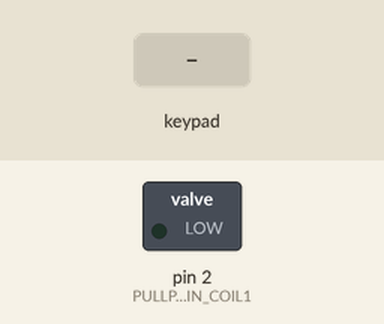
Simulated run of this sketch. Board: Arduino Uno, built with avr-gcc and run on an emulated ATmega328P. Shown: switched loads named in the sketch (green lamp = pin HIGH). Wiring (inferred from the names in the program): 4×3 keypad with keys 1 2 3 4 5 6 7 8 9 * 0 #: rows pin 6, pin 7, pin 8, pin 9; columns pin 3, pin 4, pin 5. The inputs (shaded band) are chosen by the test bench. What the sketch prints to the serial monitor is not drawn.

Above: at 1.2 s.
1.3 s: keypad keys 1 2 3 4 pressed 0.4 s apart
At 3.1 s:
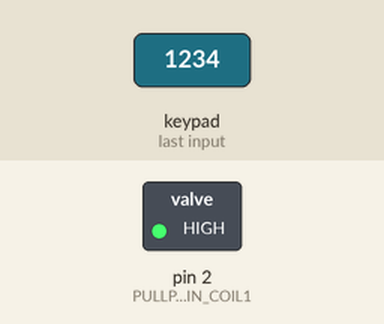
5.9 s: key '*' pressed
7.4 s: key '#' pressed
Timing chart, 0 to 10.4 s (numbered marks = the images above; inputs shaded):
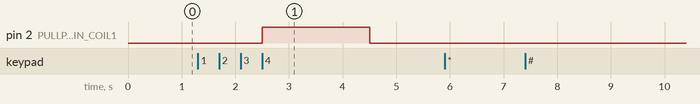

Measured:
- after the input at 1.3 s, pin 2 (PULLPUSHSOLENOIDLARGE_PIN_COIL1): LOW → HIGH after 1.2 s, → LOW 2.0 s later
- after the input at 5.9 s, every drawn part: stays the same
- after the input at 7.4 s, every drawn part: stays the same

The sketch:

code-protected_door_lock.ino
```cpp
// Include Libraries
#include "Arduino.h"
#include "KeyPad.h"


// Pin Definitions
#define KEYPADMEM3X4_PIN_COL1	3
#define KEYPADMEM3X4_PIN_COL2	4
#define KEYPADMEM3X4_PIN_COL3	5
#define KEYPADMEM3X4_PIN_ROW1	6
#define KEYPADMEM3X4_PIN_ROW2	7
#define KEYPADMEM3X4_PIN_ROW3	8
#define KEYPADMEM3X4_PIN_ROW4	9
#define PULLPUSHSOLENOIDLARGE_PIN_COIL1	2


// Global variables and defines
//Use this 2D array to map the keys as you desire
char keypadmem3x4keys[ROWS][COLS] = {
  {'1', '2', '3'},
  {'4', '5', '6'},
  {'7', '8', '9'},
  {'*', '0', '#'}
};
// object initialization

Keypad keypadmem3x4(KEYPADMEM3X4_PIN_COL1, KEYPADMEM3X4_PIN_COL2, KEYPADMEM3X4_PIN_COL3, KEYPADMEM3X4_PIN_ROW1, KEYPADMEM3X4_PIN_ROW2, KEYPADMEM3X4_PIN_ROW3, KEYPADMEM3X4_PIN_ROW4);


String keyPadCode = ""; //string to hold the keypad input
String openCode = "1234"; //this is the entry code - correct input will trigger the solenoid

// Setup the essentials for your circuit to work. It runs first every time your circuit is powered with electricity.
void setup()
{
  // Setup Serial which is useful for debugging
  // Use the Serial Monitor to view printed messages
  Serial.begin(9600);
  while (!Serial) ; // wait for serial port to connect. Needed for native USB
  Serial.println("start");

  //Initialize the keypad with selected key map
  keypadmem3x4.begin(keypadmem3x4keys);
  pinMode(PULLPUSHSOLENOIDLARGE_PIN_COIL1, OUTPUT);

}

// Main logic of your circuit. It defines the interaction between the components you selected. After setup, it runs over and over again, in an eternal loop.
void loop()
{
  // close solenoid
  digitalWrite(PULLPUSHSOLENOIDLARGE_PIN_COIL1, LOW); //Turn Solenoid off.

  //Read keypad
  char keypadmem3x4Key = keypadmem3x4.getKey();
  if (isDigit(keypadmem3x4Key) ||  keypadmem3x4Key == '*' ||  keypadmem3x4Key == '#')
  {
    // save key presses to string variable and print to monitor
    keyPadCode += keypadmem3x4Key;
    Serial.print(keypadmem3x4Key);
  }

  // check the input code, it needs to be of length 4 and equal to the openCode defined above
  if (keyPadCode.length() == 4 && !keyPadCode.compareTo(openCode))
  {
    Serial.print(keyPadCode);
    // open solenoid for 2 seconds
    digitalWrite(PULLPUSHSOLENOIDLARGE_PIN_COIL1, HIGH); //Turn Solenoid on.
    delay(2000);  //waits 2000 milliseconds (1 sec). change the value in the brackets (1000) for a longer or shorter delay in milliseconds.
    // reset string variable
    keyPadCode = "";
  }
}
```

Key.cpp
```cpp
// (licence header left out)
#include "Key.h"


// default constructor
Key::Key() {
	kchar = NO_KEY;
	kstate = IDLE;
	stateChanged = false;
}

// constructor
Key::Key(char userKeyChar) {
	kchar = userKeyChar;
	kcode = -1;
	kstate = IDLE;
	stateChanged = false;
}


void Key::key_update (char userKeyChar, KeyState userState, boolean userStatus) {
	kchar = userKeyChar;
	kstate = userState;
	stateChanged = userStatus;
}


/*
|| @changelog
|| | 1.0 2012-06-04 - Mark Stanley : Initial Release
|| #
*/
```

Key.h
```cpp
// (licence header left out)
#ifndef KEY_H
#define KEY_H

// Arduino versioning.
#if defined(ARDUINO) && ARDUINO >= 100
#include "Arduino.h"	// for digitalRead, digitalWrite, etc
#else
#include "WProgram.h"
#endif

#define OPEN LOW
#define CLOSED HIGH

typedef unsigned int uint;
typedef enum{ IDLE, PRESSED, HOLD, RELEASED } KeyState;

const char NO_KEY = '\0';

class Key {
public:
	// members
	char kchar;
	int kcode;
	KeyState kstate;
	boolean stateChanged;

	// methods
	Key();
	Key(char userKeyChar);
	void key_update(char userKeyChar, KeyState userState, boolean userStatus);

private:

};

#endif

/*
|| @changelog
|| | 1.0 2012-06-04 - Mark Stanley : Initial Release
|| #
*/
```

Keypad.cpp
```cpp
// (licence header left out)
#include "Keypad.h"

// <<constructor>> Allows custom keymap, pin configuration, and keypad sizes.
Keypad::Keypad(char *userKeymap, byte *row, byte *col, byte numRows, byte numCols) {
	rowPins = row;
	columnPins = col;
	sizeKpd.rows = numRows;
	sizeKpd.columns = numCols;

	begin(userKeymap);

	setDebounceTime(10);
	setHoldTime(500);
	keypadEventListener = 0;

	startTime = 0;
	single_key = false;
}

Keypad::Keypad(byte col1Pin,byte col2Pin,byte col3Pin,byte row1Pin,byte row2Pin,byte row3Pin,byte row4Pin)
{
   rowPinsCir[0] = row1Pin;
   rowPinsCir[1] = row2Pin;
   rowPinsCir[2] = row3Pin;
   rowPinsCir[3] = row4Pin;
   columnPinsCir[0] = col1Pin;
   columnPinsCir[1] = col2Pin;
   columnPinsCir[2] = col3Pin;

  rowPins = rowPinsCir;
  columnPins = columnPinsCir;

  sizeKpd.rows = 4;
  sizeKpd.columns = 3;

  setDebounceTime(10);
  setHoldTime(500);
  keypadEventListener = 0;

  startTime = 0;
  single_key = false;
}

// Let the user define a keymap - assume the same row/column count as defined in constructor
void Keypad::begin(char *userKeymap) {
    keymap = userKeymap;
}
// Let the user define a keymap - assume the same row/column count as defined in constructor
void Keypad::begin(char userKeymap[4][3]) {
    keymap = makeKeymap(userKeymap);
}

// Returns a single key only. Retained for backwards compatibility.
char Keypad::getKey() {
	single_key = true;

	if (getKeys() && key[0].stateChanged && (key[0].kstate==PRESSED))
		return key[0].kchar;

	single_key = false;

	return NO_KEY;
}

// Populate the key list.
bool Keypad::getKeys() {
	bool keyActivity = false;

	// Limit how often the keypad is scanned. This makes the loop() run 10 times as fast.
	if ( (millis()-startTime)>debounceTime ) {
		scanKeys();
		keyActivity = updateList();
		startTime = millis();
	}

	return keyActivity;
}

// Private : Hardware scan
void Keypad::scanKeys() {
	// Re-intialize the row pins. Allows sharing these pins with other hardware.
	for (byte r=0; r<sizeKpd.rows; r++) {
		pin_mode(rowPins[r],INPUT_PULLUP);
	}

	// bitMap stores ALL the keys that are being pressed.
	for (byte c=0; c<sizeKpd.columns; c++) {
		pin_mode(columnPins[c],OUTPUT);
		pin_write(columnPins[c], LOW);	// Begin column pulse output.
		for (byte r=0; r<sizeKpd.rows; r++) {
			bitWrite(bitMap[r], c, !pin_read(rowPins[r]));  // keypress is active low so invert to high.
		}
		// Set pin to high impedance input. Effectively ends column pulse.
		pin_write(columnPins[c],HIGH);
		pin_mode(columnPins[c],INPUT);
	}
}

// Manage the list without rearranging the keys. Returns true if any keys on the list changed state.
bool Keypad::updateList() {

	bool anyActivity = false;

	// Delete any IDLE keys
	for (byte i=0; i<LIST_MAX; i++) {
		if (key[i].kstate==IDLE) {
			key[i].kchar = NO_KEY;
			key[i].kcode = -1;
			key[i].stateChanged = false;
		}
	}

	// Add new keys to empty slots in the key list.
	for (byte r=0; r<sizeKpd.rows; r++) {
		for (byte c=0; c<sizeKpd.columns; c++) {
			boolean button = bitRead(bitMap[r],c);
			char keyChar = keymap[r * sizeKpd.columns + c];
			int keyCode = r * sizeKpd.columns + c;
			int idx = findInList (keyCode);
			// Key is already on the list so set its next state.
			if (idx > -1)	{
				nextKeyState(idx, button);
			}
			// Key is NOT on the list so add it.
			if ((idx == -1) && button) {
				for (byte i=0; i<LIST_MAX; i++) {
					if (key[i].kchar==NO_KEY) {		// Find an empty slot or don't add key to list.
						key[i].kchar = keyChar;
						key[i].kcode = keyCode;
						key[i].kstate = IDLE;		// Keys NOT on the list have an initial state of IDLE.
						nextKeyState (i, button);
						break;	// Don't fill all the empty slots with the same key.
					}
				}
			}
		}
	}

	// Report if the user changed the state of any key.
	for (byte i=0; i<LIST_MAX; i++) {
		if (key[i].stateChanged) anyActivity = true;
	}

	return anyActivity;
}

// Private
// This function is a state machine but is also used for debouncing the keys.
void Keypad::nextKeyState(byte idx, boolean button) {
	key[idx].stateChanged = false;

	switch (key[idx].kstate) {
		case IDLE:
			if (button==CLOSED) {
				transitionTo (idx, PRESSED);
				holdTimer = millis(); }		// Get ready for next HOLD state.
			break;
		case PRESSED:
			if ((millis()-holdTimer)>holdTime)	// Waiting for a key HOLD...
				transitionTo (idx, HOLD);
			else if (button==OPEN)				// or for a key to be RELEASED.
				transitionTo (idx, RELEASED);
			break;
		case HOLD:
			if (button==OPEN)
				transitionTo (idx, RELEASED);
			break;
		case RELEASED:
			transitionTo (idx, IDLE);
			break;
	}
}

// New in 2.1
bool Keypad::isPressed(char keyChar) {
	for (byte i=0; i<LIST_MAX; i++) {
		if ( key[i].kchar == keyChar ) {
			if ( (key[i].kstate == PRESSED) && key[i].stateChanged )
				return true;
		}
	}
	return false;	// Not pressed.
}

// Search by character for a key in the list of active keys.
// Returns -1 if not found or the index into the list of active keys.
int Keypad::findInList (char keyChar) {
	for (byte i=0; i<LIST_MAX; i++) {
		if (key[i].kchar == keyChar) {
			return i;
		}
	}
	return -1;
}

// Search by code for a key in the list of active keys.
// Returns -1 if not found or the index into the list of active keys.
int Keypad::findInList (int keyCode) {
	for (byte i=0; i<LIST_MAX; i++) {
		if (key[i].kcode == keyCode) {
			return i;
		}
	}
	return -1;
}

// New in 2.0
char Keypad::waitForKey() {
	char waitKey = NO_KEY;
	while( (waitKey = getKey()) == NO_KEY );	// Block everything while waiting for a keypress.
	return waitKey;
}

// Backwards compatibility function.
KeyState Keypad::getState() {
	return key[0].kstate;
}

// The end user can test for any changes in state before deciding
// if any variables, etc. needs to be updated in their code.
bool Keypad::keyStateChanged() {
	return key[0].stateChanged;
}

// The number of keys on the key list, key[LIST_MAX], equals the number
// of bytes in the key list divided by the number of bytes in a Key object.
byte Keypad::numKeys() {
	return sizeof(key)/sizeof(Key);
}

// Minimum debounceTime is 1 mS. Any lower *will* slow down the loop().
void Keypad::setDebounceTime(uint debounce) {
	debounce<1 ? debounceTime=1 : debounceTime=debounce;
}

void Keypad::setHoldTime(uint hold) {
    holdTime = hold;
}

void Keypad::addEventListener(void (*listener)(char)){
	keypadEventListener = listener;
}

void Keypad::transitionTo(byte idx, KeyState nextState) {
	key[idx].kstate = nextState;
	key[idx].stateChanged = true;

	// Sketch used the getKey() function.
	// Calls keypadEventListener only when the first key in slot 0 changes state.
	if (single_key)  {
	  	if ( (keypadEventListener!=NULL) && (idx==0) )  {
			keypadEventListener(key[0].kchar);
		}
	}
	// Sketch used the getKeys() function.
	// Calls keypadEventListener on any key that changes state.
	else {
	  	if (keypadEventListener!=NULL)  {
			keypadEventListener(key[idx].kchar);
		}
	}
}

/*
|| @changelog
|| | 3.1 2013-01-15 - Mark Stanley     : Fixed missing RELEASED & IDLE status when using a single key.
|| | 3.0 2012-07-12 - Mark Stanley     : Made library multi-keypress by default. (Backwards compatible)
|| | 3.0 2012-07-12 - Mark Stanley     : Modified pin functions to support Keypad_I2C
|| | 3.0 2012-07-12 - Stanley & Young  : Removed static variables. Fix for multiple keypad objects.
|| | 3.0 2012-07-12 - Mark Stanley     : Fixed bug that caused shorted pins when pressing multiple keys.
|| | 2.0 2011-12-29 - Mark Stanley     : Added waitForKey().
|| | 2.0 2011-12-23 - Mark Stanley     : Added the public function keyStateChanged().
|| | 2.0 2011-12-23 - Mark Stanley     : Added the private function scanKeys().
|| | 2.0 2011-12-23 - Mark Stanley     : Moved the Finite State Machine into the function getKeyState().
|| | 2.0 2011-12-23 - Mark Stanley     : Removed the member variable lastUdate. Not needed after rewrite.
|| | 1.8 2011-11-21 - Mark Stanley     : Added decision logic to compile WProgram.h or Arduino.h
|| | 1.8 2009-07-08 - Alexander Brevig : No longer uses arrays
|| | 1.7 2009-06-18 - Alexander Brevig : Every time a state changes the keypadEventListener will trigger, if set.
|| | 1.7 2009-06-18 - Alexander Brevig : Added setDebounceTime. setHoldTime specifies the amount of
|| |                                          microseconds before a HOLD state triggers
|| | 1.7 2009-06-18 - Alexander Brevig : Added transitionTo
|| | 1.6 2009-06-15 - Alexander Brevig : Added getState() and state variable
|| | 1.5 2009-05-19 - Alexander Brevig : Added setHoldTime()
|| | 1.4 2009-05-15 - Alexander Brevig : Added addEventListener
|| | 1.3 2009-05-12 - Alexander Brevig : Added lastUdate, in order to do simple debouncing
|| | 1.2 2009-05-09 - Alexander Brevig : Changed getKey()
|| | 1.1 2009-04-28 - Alexander Brevig : Modified API, and made variables private
|| | 1.0 2007-XX-XX - Mark Stanley : Initial Release
|| #
*/
```

Keypad.h
```cpp
// (licence header left out)
#ifndef KEYPAD_H
#define KEYPAD_H

#include "Key.h"

// Arduino versioning.
#if defined(ARDUINO) && ARDUINO >= 100
#include "Arduino.h"
#else
#include "WProgram.h"
#endif

// bperrybap - Thanks for a well reasoned argument and the following macro(s).
// See http://arduino.cc/forum/index.php/topic,142041.msg1069480.html#msg1069480
#ifndef INPUT_PULLUP
#warning "Using  pinMode() INPUT_PULLUP AVR emulation"
#define INPUT_PULLUP 0x2
#define pinMode(_pin, _mode) _mypinMode(_pin, _mode)
#define _mypinMode(_pin, _mode)  \
do {							 \
	if(_mode == INPUT_PULLUP)	 \
		pinMode(_pin, INPUT);	 \
		digitalWrite(_pin, 1);	 \
	if(_mode != INPUT_PULLUP)	 \
		pinMode(_pin, _mode);	 \
}while(0)
#endif


#define OPEN LOW
#define CLOSED HIGH

typedef char KeypadEvent;
typedef unsigned int uint;
typedef unsigned long ulong;

// Made changes according to this post http://arduino.cc/forum/index.php?topic=58337.0
// by Nick Gammon. Thanks for the input Nick. It actually saved 78 bytes for me. :)
typedef struct {
    byte rows;
    byte columns;
} KeypadSize;

#define LIST_MAX 10		// Max number of keys on the active list.
#define MAPSIZE 10		// MAPSIZE is the number of rows (times 16 columns)
#define ROWS 4
#define COLS 3
#define makeKeymap(x) ((char*)x)


//class Keypad : public Key, public HAL_obj {
class Keypad : public Key {
public:

  Keypad(byte col1Pin,byte col2Pin,byte col3Pin,byte row1Pin,byte row2Pin,byte row3Pin,byte row4Pin);

	Keypad(char *userKeymap, byte *row, byte *col, byte numRows, byte numCols);

	virtual void pin_mode(byte pinNum, byte mode) { pinMode(pinNum, mode); }
	virtual void pin_write(byte pinNum, boolean level) { digitalWrite(pinNum, level); }
	virtual int  pin_read(byte pinNum) { return digitalRead(pinNum); }

	uint bitMap[MAPSIZE];	// 10 row x 16 column array of bits. Except Due which has 32 columns.
	Key key[LIST_MAX];
	unsigned long holdTimer;

	char getKey();
	bool getKeys();
	KeyState getState();
	void begin(char *userKeymap);

  void begin(char userKeymap[ROWS][COLS]);

	bool isPressed(char keyChar);
	void setDebounceTime(uint);
	void setHoldTime(uint);
	void addEventListener(void (*listener)(char));
	int findInList(char keyChar);
	int findInList(int keyCode);
	char waitForKey();
	bool keyStateChanged();
	byte numKeys();

private:
	unsigned long startTime;
	char *keymap;
  byte *rowPins;
  byte *columnPins;

  byte rowPinsCir[ROWS];
  byte columnPinsCir[COLS];

	KeypadSize sizeKpd;
	uint debounceTime;
	uint holdTime;
	bool single_key;

	void scanKeys();
	bool updateList();
	void nextKeyState(byte n, boolean button);
	void transitionTo(byte n, KeyState nextState);
	void (*keypadEventListener)(char);


};

#endif

/*
|| @changelog
|| | 3.2 2016-12-28 - circuito.io       : Added some routines to match with our service.
|| | 3.1 2013-01-15 - Mark Stanley     : Fixed missing RELEASED & IDLE status when using a single key.
|| | 3.0 2012-07-12 - Mark Stanley     : Made library multi-keypress by default. (Backwards compatible)
|| | 3.0 2012-07-12 - Mark Stanley     : Modified pin functions to support Keypad_I2C
|| | 3.0 2012-07-12 - Stanley & Young  : Removed static variables. Fix for multiple keypad objects.
|| | 3.0 2012-07-12 - Mark Stanley     : Fixed bug that caused shorted pins when pressing multiple keys.
|| | 2.0 2011-12-29 - Mark Stanley     : Added waitForKey().
|| | 2.0 2011-12-23 - Mark Stanley     : Added the public function keyStateChanged().
|| | 2.0 2011-12-23 - Mark Stanley     : Added the private function scanKeys().
|| | 2.0 2011-12-23 - Mark Stanley     : Moved the Finite State Machine into the function getKeyState().
|| | 2.0 2011-12-23 - Mark Stanley     : Removed the member variable lastUdate. Not needed after rewrite.
|| | 1.8 2011-11-21 - Mark Stanley     : Added test to determine which header file to compile,
|| |                                          WProgram.h or Arduino.h.
|| | 1.8 2009-07-08 - Alexander Brevig : No longer uses arrays
|| | 1.7 2009-06-18 - Alexander Brevig : This library is a Finite State Machine every time a state changes
|| |                                          the keypadEventListener will trigger, if set
|| | 1.7 2009-06-18 - Alexander Brevig : Added setDebounceTime setHoldTime specifies the amount of
|| |                                          microseconds before a HOLD state triggers
|| | 1.7 2009-06-18 - Alexander Brevig : Added transitionTo
|| | 1.6 2009-06-15 - Alexander Brevig : Added getState() and state variable
|| | 1.5 2009-05-19 - Alexander Brevig : Added setHoldTime()
|| | 1.4 2009-05-15 - Alexander Brevig : Added addEventListener
|| | 1.3 2009-05-12 - Alexander Brevig : Added lastUdate, in order to do simple debouncing
|| | 1.2 2009-05-09 - Alexander Brevig : Changed getKey()
|| | 1.1 2009-04-28 - Alexander Brevig : Modified API, and made variables private
|| | 1.0 2007-XX-XX - Mark Stanley : Initial Release
|| #
*/
```
